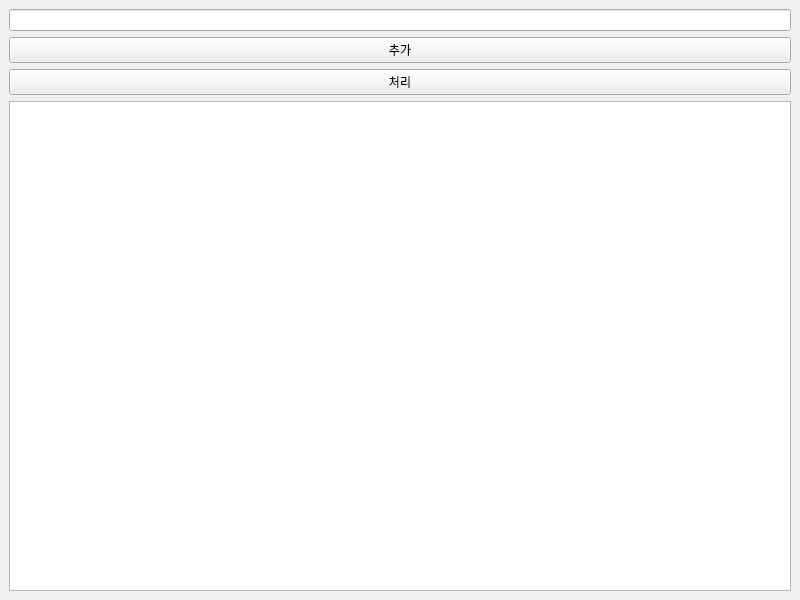
<?xml version="1.0" encoding="UTF-8"?>
<ui version="4.0">
 <class>MainWindow</class>
 <widget class="QMainWindow" name="MainWindow">
  <property name="geometry">
   <rect>
    <x>0</x>
    <y>0</y>
    <width>800</width>
    <height>600</height>
   </rect>
  </property>
  <property name="windowTitle">
   <string>MainWindow</string>
  </property>
  <widget class="QWidget" name="centralwidget">
   <layout class="QVBoxLayout" name="verticalLayout">
    <item>
     <widget class="QLineEdit" name="task_input"/>
    </item>
    <item>
     <widget class="QPushButton" name="add_btn">
      <property name="text">
       <string>추가</string>
      </property>
     </widget>
    </item>
    <item>
     <widget class="QPushButton" name="process_btn">
      <property name="text">
       <string>처리</string>
      </property>
     </widget>
    </item>
    <item>
     <widget class="QListWidget" name="queue_list"/>
    </item>
   </layout>
  </widget>
 </widget>
 <resources/>
 <connections/>
</ui>
